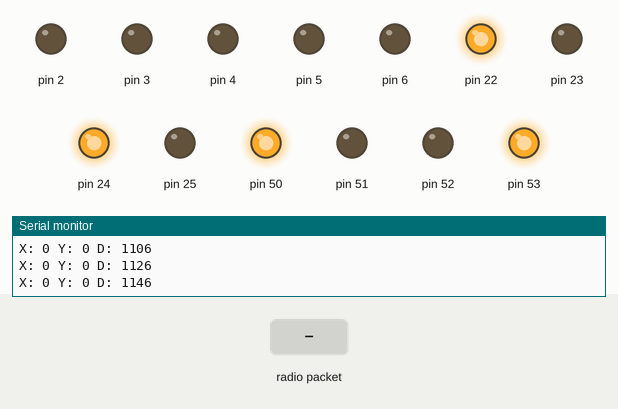
This sketch was run on a simulated Arduino Mega 2560, built with avr-gcc and run on an emulated ATmega2560. Parts: output pins drawn as LEDs (lit = HIGH), the last lines printed to the serial monitor. The inputs (shaded band) are chosen by the test bench. No radio packets arrive unless stated.

Above: at 1.2 s.
1.3 s: radio packet "1" arrives
At 1.32 s:
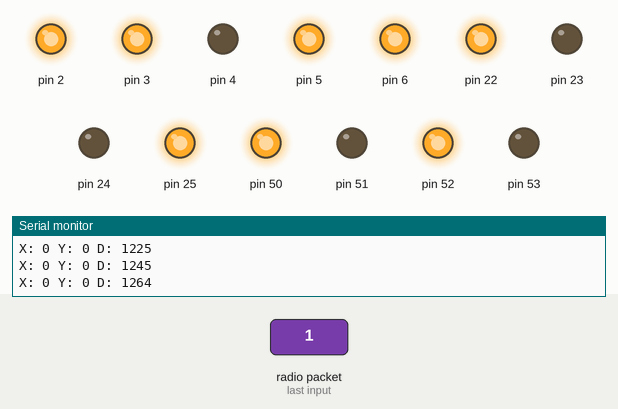
Timing chart, 0 to 4.3 s (numbered marks = the images above; inputs shaded):
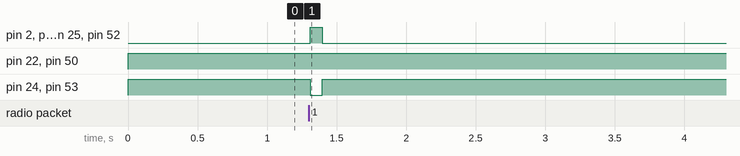

Measured:
- after the input at 1.3 s, pin 2, pin 3, pin 5, pin 6, pin 25, pin 52: LOW → HIGH at once, → LOW 0.09 s later; pin 24, pin 53: HIGH → LOW at once, → HIGH 0.09 s later

The sketch:

robot.ino
```cpp
#include <RH_ASK.h>
#include <SPI.h> // Not actually used but needed to compile

bool running = true;

// Radio/Controller Settings
RH_ASK driver(4000, 49, 2, 4);
short mask = 0b1111111111;

// Motor settings
double motorDeadzone = 0.55;
double topSpeed = 128; //relative to 256 being max

// Motor ports
struct MotorPorts
{
  short a;
  short b;
  short pwm;
};

struct MotorPorts front_left {23, 22, 2};
struct MotorPorts front_right {52, 53, 6};
struct MotorPorts back_left {25, 24, 3};
struct MotorPorts back_right {51, 50, 5};

// Controller inputs
unsigned long controlExpirationTimer = 0;
short controlLifetime = 80; // Milliseconds until a control times out (Sets all controls to 0 after this many milliseconds)

// Joysticks
short forward = 0;
short sideways = 0;
short zRotation = 0;

void setup()
{
  Serial.begin(9600);

  setPinModes();
  setMotorsZero();

  if(!driver.init())
  {
    Serial.println("rh reciever init failed");
  }
  else
  {
    Serial.println("it fucking worked");
  }
}

void loop()
{
  // === Get controller inputs from radio ===
  struct // Data from radio is packed into 32 + 16 bits
  {
    uint32_t _data1;
    uint16_t _data2;
  } packedData;
  uint8_t datalen = sizeof(packedData);

  if (driver.recv((uint8_t*)&packedData, &datalen)) // Non-blocking
  {
	  // Message with a good checksum received

    // Reset Expiration timer
    controlExpirationTimer = millis();

    // Get sticks
    sideways = -getAxis(packedData._data1, 0);
    forward = getAxis(packedData._data1, 1);
  }

  // Reset controls to zero if the last receieved control has expired
  if(millis() - controlExpirationTimer > controlLifetime)
  {
    sideways = 0;
    forward = 0;
  }

  Serial.print("X: ");
  Serial.print(sideways);
  Serial.print(" Y: ");
  Serial.print(forward);
  Serial.print(" D: ");
  Serial.println(millis() - controlExpirationTimer);

  short frontLeftSpeed = forward - sideways + zRotation;
  short frontRightSpeed = forward + sideways - zRotation;
  short backLeftSpeed = forward + sideways + zRotation;
  short backRightSpeed = forward - sideways - zRotation;

  if(running)
  {
    setMotor(front_left, frontLeftSpeed);
    setMotor(front_right, frontRightSpeed);
    setMotor(back_left, backLeftSpeed);
    setMotor(back_right, backRightSpeed);
  }
  else
  {
    setMotor(back_left, 0);
    setMotor(back_right, 0);
    setMotor(front_left, 0);
    setMotor(front_right, 0);
  }
  delay(16);
}

short getAxis(uint32_t data, uint8_t axis)
{
  return (mask & short((data >> (10 * axis)))) - 512;
}

void setPinModes()
{
  // Radio
  pinMode(49, INPUT);

  // Drive motor PWM
  pinMode(2, OUTPUT);
  pinMode(3, OUTPUT);
  pinMode(4, OUTPUT);
  pinMode(5, OUTPUT);

  // Drive motor direction
  pinMode(50, OUTPUT);
  pinMode(51, OUTPUT);
  pinMode(52, OUTPUT);
  pinMode(53, OUTPUT);

  pinMode(22, OUTPUT);
  pinMode(23, OUTPUT);
  pinMode(24, OUTPUT);
  pinMode(25, OUTPUT);
}

void setMotorsZero()
{
  analogWrite(2, 0);
  analogWrite(3, 0);
  analogWrite(4, 0);
  analogWrite(5, 0);

  digitalWrite(50, LOW);
  digitalWrite(51, LOW);
  digitalWrite(52, LOW);
  digitalWrite(53, LOW);

  digitalWrite(22, LOW);
  digitalWrite(23, LOW);
  digitalWrite(24, LOW);
  digitalWrite(25, LOW);
}

void setMotor(MotorPorts motor, short speed)
{
  if(speed > 0)
  {
    digitalWrite(motor.a, HIGH);
    digitalWrite(motor.b, LOW);
  }
  else
  {
    digitalWrite(motor.a, LOW);
    digitalWrite(motor.b, HIGH);
  }

  analogWrite(motor.pwm, abs(speed));
}

void stopAllDrivingMotors()
{
  setMotor(back_left, 0);
  setMotor(back_right, 0);
  setMotor(front_left, 0);
  setMotor(front_right, 0);
}
```
